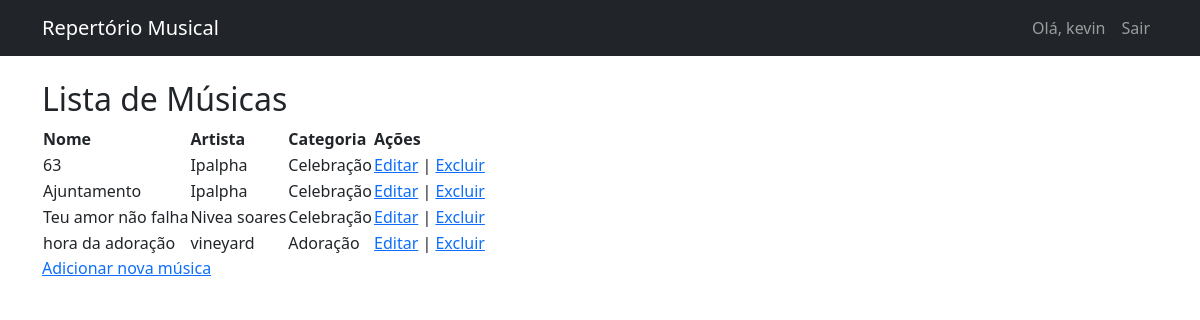
The app's page / (signed in) with its own data.
### repertorio/models.py (models this page shows, shortened)
class Musica(models.Model):
    nome = models.CharField(max_length=200)  # Este é o título da música
    artista = models.CharField(max_length=200)
    categoria = models.ForeignKey(Categoria, on_delete=models.SET_NULL, null=True)
    letra = models.TextField(blank=True)
    acordes = models.TextField(blank=True)
    data_adicao = models.DateTimeField(auto_now_add=True)
    adicionado_por = models.ForeignKey(User, on_delete=models.CASCADE)

class Categoria(models.Model):
    nome = models.CharField(max_length=100)
    descricao = models.TextField(blank=True)

### repertorio/views.py (the view)
# urls.py: path('', views.lista_musicas, name='lista_musicas'),
@login_required
def lista_musicas(request):
    musicas = Musica.objects.all().order_by('nome')
    return render(request, 'repertorio/lista_musicas.html', {'musicas': musicas})

### templates/repertorio/lista_musicas.html
{% extends 'base.html' %}
{% block content %}
<h2>Lista de Músicas</h2>
<table>
    <thead>
        <tr>
            <th>Nome</th>
            <th>Artista</th>
            <th>Categoria</th>
            <th>Ações</th>
        </tr>
    </thead>
    <tbody>
        {% for musica in musicas %}
        <tr>
            <td>{{ musica.nome }}</td>
            <td>{{ musica.artista }}</td>
            <td>{{ musica.categoria.nome }}</td>
            <td>
                <a href="{% url 'repertorio:editar_musica' musica.id %}">Editar</a> |
                <a href="{% url 'repertorio:excluir_musica' musica.id %}">Excluir</a>
            </td>
        </tr>
        {% endfor %}
    </tbody>
</table>
<a href="{% url 'repertorio:adicionar_musica' %}">Adicionar nova música</a>
{% endblock %}

### templates/base.html (shortened to what this page needs)
<!DOCTYPE html>
<html>
<head>
    <link href="https://cdn.jsdelivr.net/npm/bootstrap@5.1.3/dist/css/bootstrap.min.css" rel="stylesheet">
</head>
<body>
    <nav class="navbar navbar-expand-lg navbar-dark bg-dark">
        <div class="container">
            <a class="navbar-brand" href="{% url 'repertorio:lista_musicas' %}">Repertório Musical</a>
            {% if user.is_authenticated %}
            <div class="navbar-nav ms-auto">
                <span class="nav-item nav-link">Olá, {{ user.username }}</span>
                <a class="nav-item nav-link" href="{% url 'logout' %}">Sair</a>
            </div>
            {% endif %}
        </div>
    </nav>
    <div class="container mt-4">
        {% block content %}
        {% endblock %}
    </div>
</body>
</html>

### records on screen
Musica: nome "63", artista "Ipalpha", categoria.nome "Celebração"
Musica: nome "Ajuntamento", artista "Ipalpha", categoria.nome "Celebração"
Musica: nome "Teu amor não falha", artista "Nivea soares", categoria.nome "Celebração"
Musica: nome "hora da adoração", artista "vineyard", categoria.nome "Adoração"

### other values on screen
{{ user.username }} "kevin"
